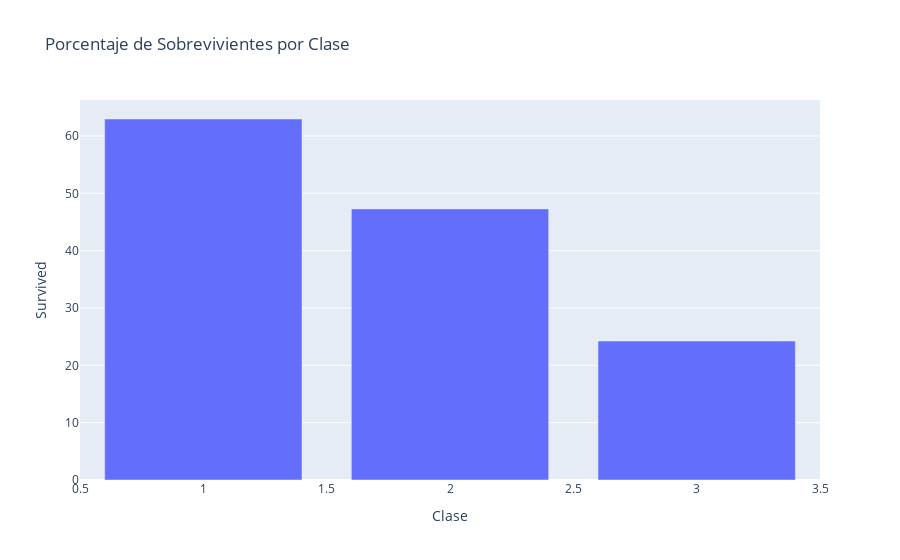

Notebook code cell kept with this figure:
### Code cell
fig = px.bar(sobdf, x='Pclass', y='Survived',
             labels={'Pclass': 'Clase'},
             title='Porcentaje de Sobrevivientes por Clase')
fig.show()

### Figure 1 — Plotly figure (JSON) as saved in the notebook; plotly's stock layout.template omitted (floating-point values rounded to 4 significant figures)
{"data": [{"alignmentgroup": "True", "hovertemplate": "Clase=%{x}<br>Survived=%{y}<extra></extra>", "legendgroup": "", "marker": {"color": "#636efa", "pattern": {"shape": ""}}, "name": "", "offsetgroup": "", "orientation": "v", "showlegend": false, "textposition": "auto", "type": "bar", "x": [1, 2, 3], "xaxis": "x", "y": [62.96, 47.28, 24.24], "yaxis": "y"}], "layout": {"barmode": "relative", "legend": {"tracegroupgap": 0}, "title": {"text": "Porcentaje de Sobrevivientes por Clase"}, "xaxis": {"anchor": "y", "domain": [0, 1], "title": {"text": "Clase"}}, "yaxis": {"anchor": "x", "domain": [0, 1], "title": {"text": "Survived"}}}}
